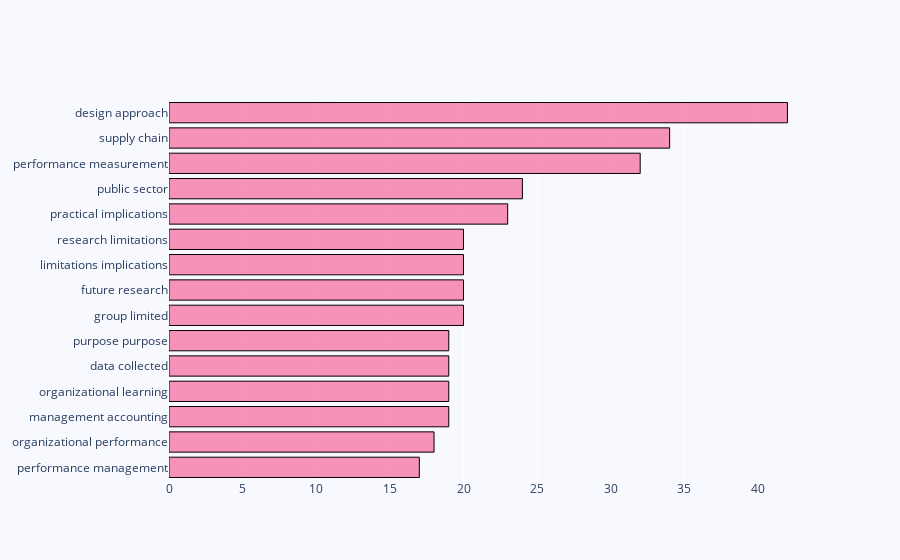

Here is the notebook cell this chart was saved with:
### Code cell
# N-Grams
# Arguments: view       = 'notebook', 'browser' ('notebook' -> To plot in your prefered Notebook App. 'browser' -> To plot in your prefered browser window);
#            entry      = 'abs', 'title', 'kwa', or 'kwp'
#            n_grams    = An integer with size n (representing the most common groups of words with size n)
#            stop_words = A list of stopwords to clean the corpus. ['ar', 'bn', 'bg', 'cs', 'en', 'fi', 'fr', 'de', 'el', 'hi', 'he', 'hu', 'it', 'ja', 'ko',  'mr', 'fa', 'pl', 'pt-br', 'ro', 'ru', 'es', 'sv', 'sk', 'zh', 'th', 'uk'];
#                         'ar' = Arabic; 'bn' = Bengali; 'bg' = Bulgarian; 'cs' = Czech; 'en' = English; 'fi' = Finnish; 'fr' = French; 'de' = German; 'el' = Greek; 'he' = Hebrew;'hi' = Hindi; 'hu' = Hungarian; 'it' = Italian;
#                         'ja' = Japanese; 'ko' = Korean; 'mr' =  Marathi; 'fa' =  Persian; 'pl' =  Polish; 'pt-br' = Portuguese-Brazilian; 'ro' = Romanian; 'ru' = Russian; 'es' =  Spanish; 'sk' = Slovak; 'sv' = Swedish;
#                         'zh' = Chinese; 'th' = Thai; 'uk' = Ukrainian
#            rmv_custom_words  = A list of custom stopwords to clean the corpus
#             wordsn           = Number of N-Grams
bibfile.get_top_ngrams(view = 'notebook', entry = 'abs', ngrams = 2, stop_words = ['en'], rmv_custom_words = ['reserved', 'case', 'emerald', 'methodology', 'publishing', 'paper', 'taylor', 'springer', 'igi'], wordsn = 15)

### Figure 1 — Plotly figure (JSON) as saved in the notebook; plotly's stock layout.template omitted (floating-point values rounded to 4 significant figures)
{"data": [{"marker": {"color": "rgba(246, 78, 139, 0.6)", "line": {"color": "black", "width": 1}}, "orientation": "h", "type": "bar", "x": [42, 34, 32, 24, 23, 20, 20, 20, 20, 19, 19, 19, 19, 18, 17], "y": ["design approach", "supply chain", "performance measurement", "public sector", "practical implications", "research limitations", "limitations implications", "future research", "group limited", "purpose purpose", "data collected", "organizational learning", "management accounting", "organizational performance", "performance management"]}], "layout": {"paper_bgcolor": "rgb(248, 248, 255)", "plot_bgcolor": "rgb(248, 248, 255)", "yaxis": {"autorange": "reversed"}}}
